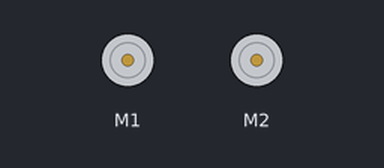
Recording of a sketch running on a simulated Arduino Uno, built with avr-gcc and run on an emulated ATmega328P. Parts: 2 × DC motor (green arrow = forward, orange = backward, longer = faster).

Above: at 0.1 s.
At 5.1 s:
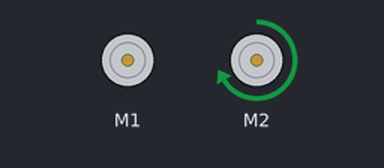
Timing chart, 0 to 6.6 s (numbered marks = the images above):
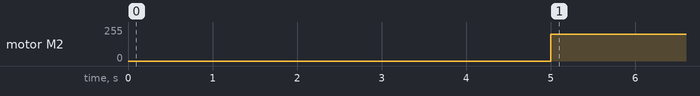

Measured:
- by itself, motor M2: stopped → forward 200/255 at 5.0 s

The sketch:

sketch_nov05c.ino
```cpp
#include <AFMotor.h> // Подключаем библиотеку для управления двигателями
//Создаем объекты для двигателей
AF_DCMotor motor1(1); //канал М1 на Motor Shield — задний левый
AF_DCMotor motor2(2); //канал М2 на Motor Shield — задний правый

void setup() {
  // Пауза 5 секунд
   delay(5000);
}

void loop() {
//Устанавливаем скорость (0-255)
motor1.setSpeed(200);
motor2.setSpeed(200);

// Задаем направление движение
// FORWARD - вперед
// BACKWARD - назад
// RELEASE - стоп

  // Движение вперед в течении 5 секунд с поворотом сервы на угол 90 градусов
motor2.run(FORWARD);

delay(2000);
}
```
